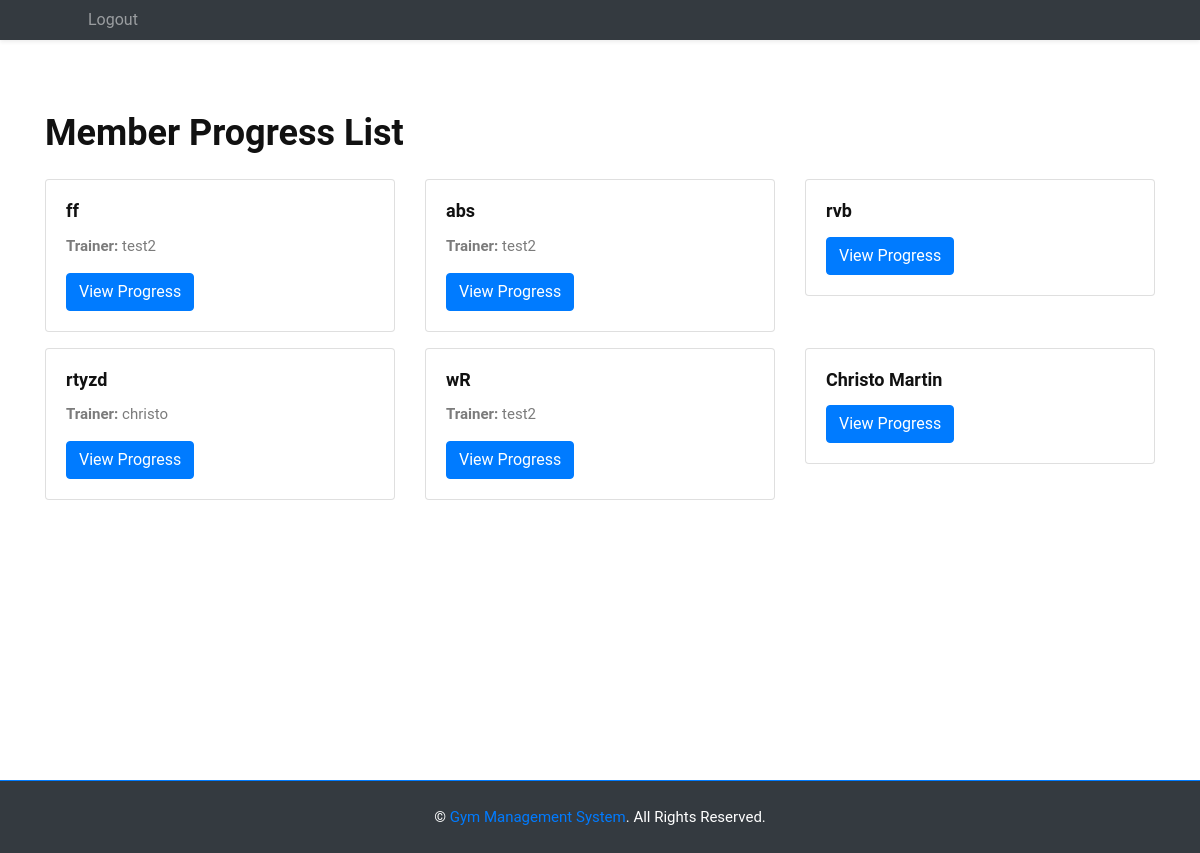
The app's page /dashboard/progress/list/ (signed in), older data.
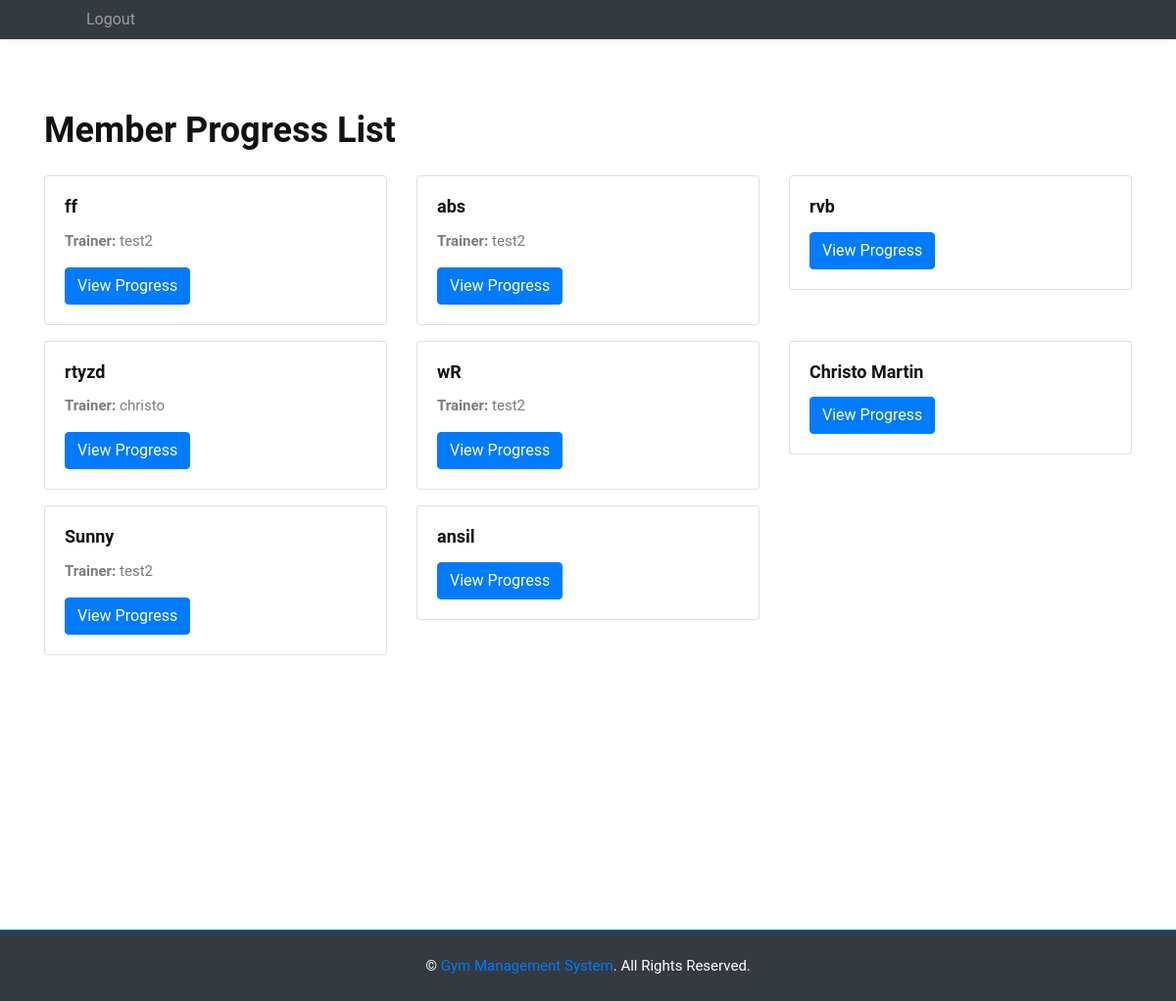
The same page, newer data.
### users/models.py (models this page shows)
class CustomUser(AbstractUser):
    role = models.CharField(max_length=10, choices=ROLE_CHOICES, default='member')
    name = models.CharField(max_length=100, blank=True, default="")         # ✅ No NULL issues
    age = models.IntegerField(null=True, blank=True)                         # ✅ Optional
    phone = models.CharField(max_length=10, blank=True, default="")          # ✅ No NULL issues
    address = models.TextField(blank=True, default="Not Provided")           # ✅ No NULL issues
    weight = models.FloatField(null=True, blank=True)                        # ✅ Optional
    height = models.FloatField(null=True, blank=True)                        # ✅ Optional
    experience = models.IntegerField(null=True, blank=True)                  # ✅ Optional
    trainer = models.ForeignKey(
        'self',
        on_delete=models.SET_NULL,
        null=True,
        blank=True,
        limit_choices_to={'role': 'trainer'},
        related_name='assigned_members'
    )

### dashboard/views.py (the view)
# urls.py: path('progress/list/', views.progress_list, name='progress_list'),
@login_required
def progress_list(request):
    if request.user.role == 'trainer':
        members = CustomUser.objects.filter(trainer=request.user, role='member')
    elif request.user.role == 'member':
        members = [request.user]
    else:
        members = CustomUser.objects.filter(role='member')
    return render(request, 'progress_list.html', {'members': members})

### templates/progress_list.html (shortened to what this page needs)
{% extends 'base.html' %}
{% load static %}
{% block content %}
<div class="container mt-4">
    <h2>Member Progress List</h2>
    <div class="row mt-4">
        {% for member in members %}
        <div class="col-md-4 mb-3">
            <div class="card">
                <div class="card-body">
                    <h5 class="card-title">{{ member.name|default:member.username }}</h5>
                    <p class="card-text">
                        {% if member.trainer %}
                            <strong>Trainer:</strong> {{ member.trainer.name|default:member.trainer.username }}
                        {% endif %}
                    </p>
                    <div class="btn-group">
                        <a href="{% url 'view_progress' member.id %}" class="btn btn-primary">View Progress</a>
                    </div>
                </div>
            </div>
        </div>
        {% empty %}
        <div class="col-12">
            <div class="alert alert-info">
                No members found.
            </div>
        </div>
        {% endfor %}
    </div>
</div>
{% endblock %}

Row changes from the older to the newer data that the page shows:
added CustomUser: name "Sunny", trainer.name "test2"
added CustomUser: name "ansil"
